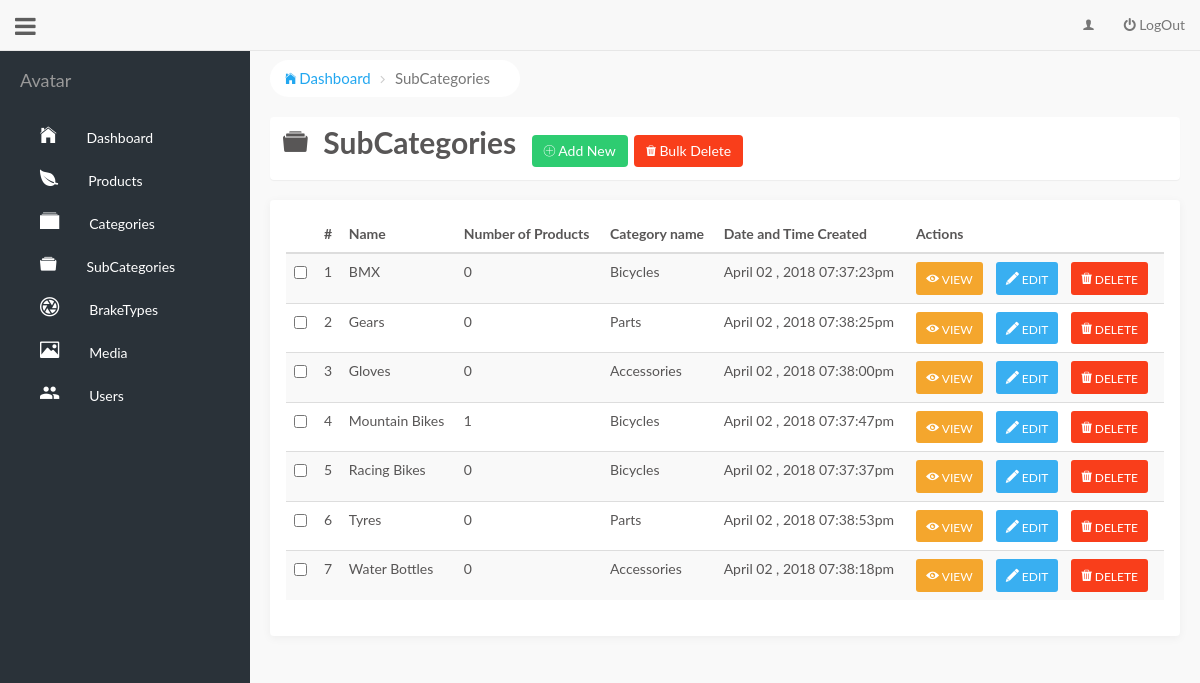
The app's page /admin/subcategories.php with its own data.
### tables this page shows
CREATE TABLE `subcategories` (
  `id` int(11) NOT NULL,
  `category_id` int(11) NOT NULL,
  `category_name` varchar(100) NOT NULL,
  `name` varchar(100) NOT NULL,
  `created_at` varchar(100) NOT NULL,
  `updated_at` varchar(100) NOT NULL
);

### admin/show-subcategory.php (the view, shortened to what this page needs)
<?php
	function showSubCategory(){
		include('dbcon/dbcon.php');
		$sql = "SELECT id, name, created_at, updated_at
				FROM subcategories";
		$execute_sql = mysqli_query($conn , $sql);
		$number_of_rows = mysqli_num_rows($execute_sql);
		if ($number_of_rows > 0) {
			$sql = "SELECT a.name, a.category_name, a.created_at , a.id, COUNT(b.name)
					FROM subcategories a
					LEFT OUTER JOIN products b
					ON a.id = b.subcategory_id GROUP BY a.name";
			$execute_sql = mysqli_query($conn, $sql);
			$data = array();
			while ($row = mysqli_fetch_array($execute_sql)) {
			    $data[] = $row;
			}
			$i = 0;
			foreach ($data as $key) {
				$row_number = $i + 1;
				$formatted_result = '<tr>';
				$formatted_result .= '<td> <input type= "checkbox" name= "'.$key[3].'"/> </td>';
				$formatted_result .= '<td>'.$row_number.'</td>';
				$formatted_result .= '<td>'.$key[0].'</td>';
				$formatted_result .= '<td>'.$key[4].'</td>';
				$formatted_result .= '<td>'.$key[1].'</td>';
				$formatted_result .= '<td>'.$key[2].'</td>';
				$formatted_result .= '<td>';
				$formatted_result .= '<a href="view-subcategory.php?name='.ltrim(rtrim(strtolower($key[0]))).'&id='.$key[3].' " class="btn btn-sm btn-view btn-action" >
										  	<i class="icon ion-eye" ></i> VIEW
									  </a>';
				$formatted_result .= '<a href="#" class="btn btn-primary btn-sm btn-edit btn-action">
											<i class="icon ion-edit" ></i> EDIT
									  </a>';
			    $formatted_result .= '<a href="#" class="btn btn-danger btn-sm btn-delete btn-action">
											<i class="icon ion-trash-a" ></i> DELETE
									  </a>';
				$formatted_result .= '</td>';
				$formatted_result .= '</tr>';
				$i++;
				echo($formatted_result);
			}
		} else {
			echo 'No subcatgories found';
		}
	}
 ?>

### admin/layout/header.php (shortened to what this page needs)
<!DOCTYPE html>
<html lang="en">
<head>
    <link rel="stylesheet" type="text/css" href="css/bootstrap.css">
    <link rel="stylesheet" type="text/css" href="css/font-awesome.css">
    <link rel="stylesheet" type="text/css" href="css/ionicons.css">
    <link href="css/simple-sidebar.css" rel="stylesheet">
    <link rel="stylesheet" type="text/css" href="css/style.css">
</head>
<body>
<nav class="navbar navbar-default navbar-fixed-top" >
  <div class="container-fluid">
    <div class="navbar-header">
      <a class="navbar-brand" href="#" id="menu-toggle"><span><i class="fa fa-bars fa-lg"></i></span></a>
    </div>
    <div class="collapse navbar-collapse" id="myNavbar">
      <ul class="nav navbar-nav navbar-right">
        <li><a href="#"><span class="icon ion-person"></span> </a></li>
        <li> <a href="includes/logout-submit.php" class=""><span class="fa fa-power-off"></span> LogOut</a></li>
      </ul>
    </div>
  </div>
</nav>
<div id="wrapper">
        <div id="sidebar-wrapper">
            <ul class="sidebar-nav">
                <li class="sidebar-brand" style="margin-top: 50px;">
                    <a href="#">
                        Avatar
                    </a>
                </li>
                <li class="listAdmin">
                    <a href="index.php"><i class="icon ion-ios-home sidebar-icon" ></i id="lblicon">Dashboard</a>
                </li>
                <li class="listAdmin ">
                    <a href="products.php"><i class="icon ion-leaf sidebar-icon" ></i>Products</a>
                </li>
                <li class="listAdmin">
                    <a href="categories.php"><i class="icon ion-ios-albums sidebar-icon" ></i>Categories</a>
                </li>
                <li class="listAdmin ">
                    <a href="subcategories.php"><i class="icon ion-filing sidebar-icon" ></i>SubCategories</a>
                </li>
                <li class="listAdmin ">
                    <a href="braketypes.php"><i class="icon ion-aperture sidebar-icon" ></i>BrakeTypes</a>
                </li>
                <li class="listAdmin ">
                    <a href="profile.php"><i class="icon ion-image sidebar-icon" ></i>Media</a>
                </li>
                <li class="listAdmin ">
                    <a href="users.php"><i class="icon ion-android-people sidebar-icon" ></i>Users</a>
                </li>
            </ul>
        </div>
        <div id="page-content-wrapper">

### admin/subcategories.php (shortened to what this page needs)
<?php
	include('layout/header.php');
	include('show-subcategory.php');
 ?>
<div class="container-fluid">
	<div class="row">
		<ul class="breadcrumb subcateg-crumb">
			<li><a href="index.php"><i class="icon ion-ios-home"></i>Dashboard</a></li>
			<li><i class="icon ion-ios-arrow-forward ion-crumb-forward"></i></li>
			<li class="active">SubCategories</li>
		</ul>
	</div>
	<div class="row">
		<div class="panel">
			<div class="panel-default">
				<ul class="ul-panel-header">
					<li class="icon ion-filing pg-id-icon"></li>
					<li><label>SubCategories</label></li>
					<li>
						<a href="create-subcategory.php" class="btn btn-success btn-add">
							<i class="icon ion-ios-plus-outline"></i>
							Add New
						</a>
					</li>
					<li><button class="btn btn-danger btn-bulk-delete">
						<i class="icon ion-trash-a"></i>
						Bulk Delete
					</button></li>
				</ul>
			</div>
		</div>
	</div>
	<div class="row">
		<div class="panel panel-default panel-all-pages">
			<div class="panel-body">
				<div class="table-responsive">
					<table class="table table-striped ">
					<thead>
						<tr>
							<th></th>
							<th>#</th>
							<th>Name</th>
							<th>Number of Products</th>
							<th>Category name</th>
							<th>Date and Time Created</th>
							<th>Actions</th>
						</tr>
					</thead>
					<tbody>
						<?php
							$subcategories = showSubCategory();
						 ?>
					</tbody>
				</table>
				</div>
			</div>
		</div>
	</div>
</div>
<?php
	include('layout/footer-one.php');
?>
<?php
	include('layout/footer-two.php');
?>

### admin/layout/footer-one.php (shortened to what this page needs)
</div>
    </div>

### admin/layout/footer-two.php
</body>
</html>

### admin/css/simple-sidebar.css (style rules this page uses)
body { overflow-x: hidden; }
#wrapper { padding-left: 0; -webkit-transition: all 0.5s ease; -moz-transition: all 0.5s ease; -o-transition: all 0.5s ease; transition: all 0.5s ease; }
#wrapper.toggled { padding-left: 250px; }
#sidebar-wrapper { z-index: 1000; position: fixed; left: 250px; width: 0; height: 100%; margin-left: -250px; overflow-y: auto; background: #000; -webkit-transition: all 0.5s ease; -moz-transition: all 0.5s ease; -o-transition: all 0.5s ease; transition: all 0.5s ease; }
#wrapper.toggled #sidebar-wrapper { width: 250px; }
#page-content-wrapper { width: 100%; position: absolute; padding: 15px; }
#wrapper.toggled #page-content-wrapper { position: absolute; margin-right: -250px; }
.sidebar-nav { position: absolute; top: 0; width: 250px; margin: 0; padding: 0; list-style: none; }
.sidebar-nav li { text-indent: 20px; line-height: 40px; }
.sidebar-nav li a { display: block; text-decoration: none; color: #999999; }
.sidebar-nav > .sidebar-brand { height: 65px; font-size: 18px; line-height: 60px; }
.sidebar-nav > .sidebar-brand a { color: #999999; }
@media (min-width:768px) { #wrapper { padding-left: 0; } }
@media (min-width:768px) { #wrapper.toggled { padding-left: 250px; } }
@media (min-width:768px) { #sidebar-wrapper { width: 0; } }
@media (min-width:768px) { #wrapper.toggled #sidebar-wrapper { width: 250px; } }
@media (min-width:768px) { #page-content-wrapper { padding: 20px; position: relative; } }
@media (min-width:768px) { #wrapper.toggled #page-content-wrapper { position: relative; margin-right: 0; } }

### admin/css/style.css (style rules this page uses)
:root { --primary: #22A7F0; --light: #FFF; --btngreen: #2ECC71; --btnorange: #f4a62d; --btnred: #f93e1b; --btnblue: #39aff1; }
body { font-family: 'Lato', Calibri, Arial, sans-serif; margin:0; padding: 0; background: #F9F9F9; color: #3c3a3adb; }
.breadcrumb { background-color: var(--light); border-radius: 25px; margin-top: 40px; font-size: 15px; }
.breadcrumb > li + li:before { padding: 0 3px; color: #ccc; content: ""; }
.breadcrumb .ion-ios-home { margin-right: 3px; }
.breadcrumb li:nth-child(even) { color: #ccc; }
.breadcrumb a { text-decoration: none; color: var(--primary); }
.pg-id-icon { font-size: 33px; padding-left: 12px; }
.ul-panel-header { margin-left: 0; padding-left: 0; }
.ul-panel-header > li { display: inline; }
.ul-panel-header > li:first-child { margin-left: 0px; padding-top: 120px; }
.ul-panel-header > li:nth-child(2) { font-size: 30px; margin-left: 12px; }
.ul-panel-header > li:nth-child(3) { margin-left: 12px; }
.ul-panel-header > li:nth-child(4) { margin-left: 3px; }
#sidebar-wrapper { background: #2a3239; }
.sidebar-nav li a { color: var(--light); }
ul { list-style-type: none; }
.ion-crumb-forward { font-size: 12px; }
.btn-add { background: var(--btngreen); border: none; outline: none; }
.btn-bulk-delete { outline: none; border: none; background-color: var(--btnred); }
.panel-all-pages { background-color: var(--light); border: 1px solid transparent; border-radius: 4px; box-shadow: 0 2px 10px rgba(0,0,0,.05); }
.sidebar-icon { padding-right: 30px; font-size: 22px; }
.btn-view { color: white; background-color: var(--btnorange); border: none; padding: 5px 10px; }
.btn-edit { background-color: var(--btnblue); border: none; }
.btn-delete { background-color: var(--btnred); border: none; }
.btn-view > .ion-eye { font-size: 15px; }
.btn-edit > .ion-edit { font-size: 15px; }
.btn-delete > .ion-trash-a { font-size: 15px; }
a { text-decoration: none; }
.subcateg-crumb { width: 250px; }
.btn-action + .btn-action { margin-left: 13px; }

### records on screen
subcategories: row_number "1", name "BMX", key "0", category_name "Bicycles", created_at "April 02 , 2018 07:37:23pm"
subcategories: row_number "2", name "Gears", key "0", category_name "Parts", created_at "April 02 , 2018 07:38:25pm"
subcategories: row_number "3", name "Gloves", key "0", category_name "Accessories", created_at "April 02 , 2018 07:38:00pm"
subcategories: row_number "4", name "Mountain Bikes", key "1", category_name "Bicycles", created_at "April 02 , 2018 07:37:47pm"
subcategories: row_number "5", name "Racing Bikes", key "0", category_name "Bicycles", created_at "April 02 , 2018 07:37:37pm"
subcategories: row_number "6", name "Tyres", key "0", category_name "Parts", created_at "April 02 , 2018 07:38:53pm"
subcategories: row_number "7", name "Water Bottles", key "0", category_name "Accessories", created_at "April 02 , 2018 07:38:18pm"
